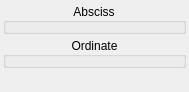
<?xml version="1.0" encoding="UTF-8"?>
<ui version="4.0">
 <class>Axes</class>
 <widget class="QWidget" name="Axes">
  <property name="geometry">
   <rect>
    <x>0</x>
    <y>0</y>
    <width>189</width>
    <height>92</height>
   </rect>
  </property>
  <property name="windowTitle">
   <string>Form</string>
  </property>
  <layout class="QVBoxLayout" name="verticalLayout">
   <property name="spacing">
    <number>3</number>
   </property>
   <property name="leftMargin">
    <number>3</number>
   </property>
   <property name="topMargin">
    <number>3</number>
   </property>
   <property name="rightMargin">
    <number>3</number>
   </property>
   <property name="bottomMargin">
    <number>3</number>
   </property>
   <item>
    <widget class="QGroupBox" name="x">
     <property name="sizePolicy">
      <sizepolicy hsizetype="Preferred" vsizetype="Minimum">
       <horstretch>0</horstretch>
       <verstretch>0</verstretch>
      </sizepolicy>
     </property>
     <property name="maximumSize">
      <size>
       <width>16777215</width>
       <height>130</height>
      </size>
     </property>
     <property name="title">
      <string>Absciss</string>
     </property>
     <property name="alignment">
      <set>Qt::AlignCenter</set>
     </property>
     <layout class="QVBoxLayout" name="verticalLayout_2">
      <property name="spacing">
       <number>3</number>
      </property>
      <property name="leftMargin">
       <number>3</number>
      </property>
      <property name="topMargin">
       <number>3</number>
      </property>
      <property name="rightMargin">
       <number>3</number>
      </property>
      <property name="bottomMargin">
       <number>3</number>
      </property>
     </layout>
    </widget>
   </item>
   <item>
    <widget class="QGroupBox" name="y">
     <property name="sizePolicy">
      <sizepolicy hsizetype="Preferred" vsizetype="Minimum">
       <horstretch>0</horstretch>
       <verstretch>0</verstretch>
      </sizepolicy>
     </property>
     <property name="maximumSize">
      <size>
       <width>16777215</width>
       <height>130</height>
      </size>
     </property>
     <property name="title">
      <string>Ordinate</string>
     </property>
     <property name="alignment">
      <set>Qt::AlignCenter</set>
     </property>
     <layout class="QVBoxLayout" name="verticalLayout_3">
      <property name="spacing">
       <number>3</number>
      </property>
      <property name="leftMargin">
       <number>3</number>
      </property>
      <property name="topMargin">
       <number>3</number>
      </property>
      <property name="rightMargin">
       <number>3</number>
      </property>
      <property name="bottomMargin">
       <number>3</number>
      </property>
     </layout>
    </widget>
   </item>
   <item>
    <spacer name="verticalSpacer">
     <property name="orientation">
      <enum>Qt::Vertical</enum>
     </property>
     <property name="sizeHint" stdset="0">
      <size>
       <width>20</width>
       <height>40</height>
      </size>
     </property>
    </spacer>
   </item>
  </layout>
 </widget>
 <resources/>
 <connections/>
</ui>
